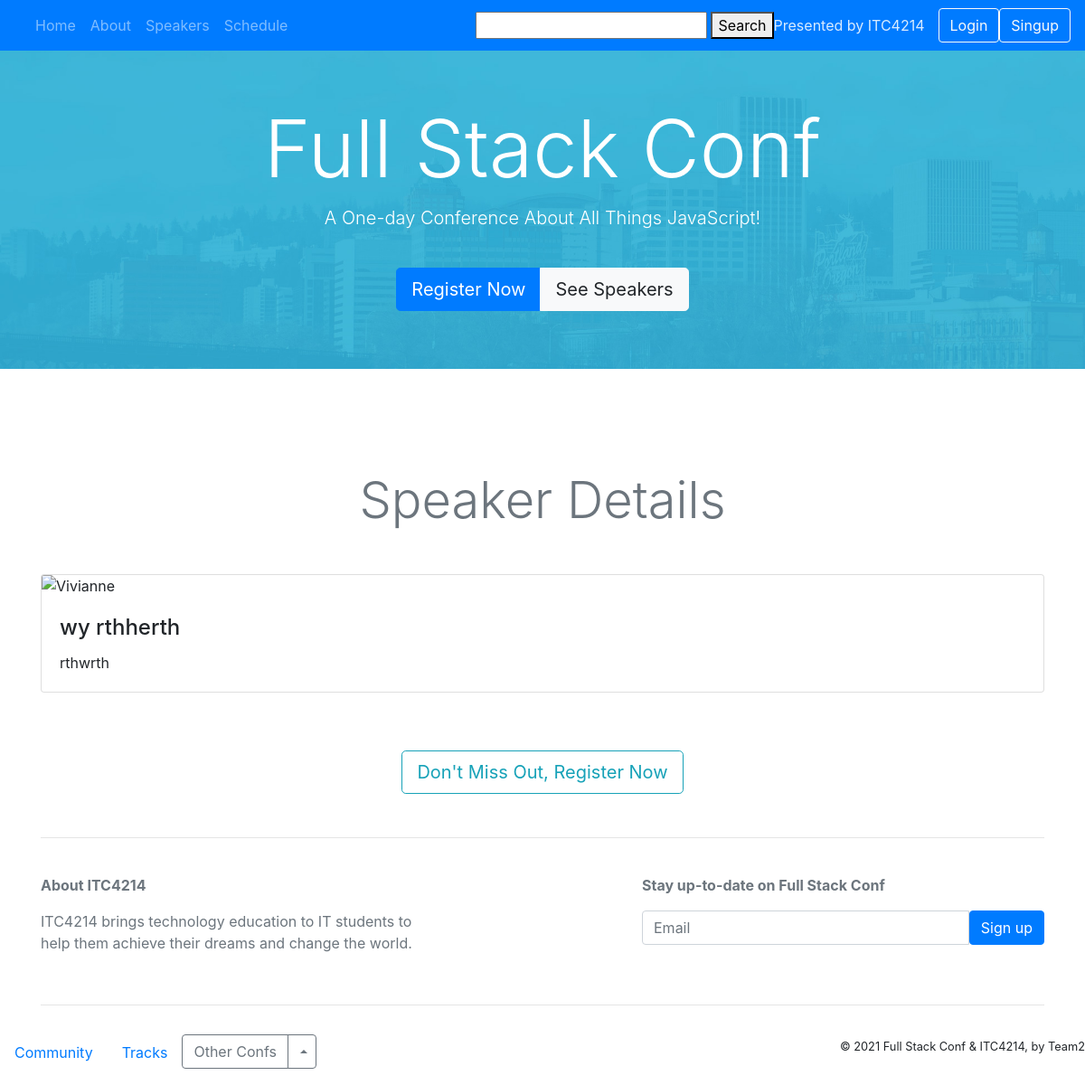
The app's page /fullstack/speaker/5/ with its own data.
### fullstack/models.py (models this page shows, shortened)
class Speaker(models.Model):
    name = models.CharField(max_length=20)
    lastname = models.CharField(max_length=40)
    description = models.CharField(max_length=200)
    avatar = models.CharField(max_length=30)

### fullstack/views.py (the view)
def speaker_detail(request, speaker_id):
    try:
        speaker = Speaker.objects.get(id=speaker_id)
    except Speaker.DoesNotExist:
        raise Http404('pet not found')
    return render(request, 'fullstack/speaker_detail.html', {
        "v_speaker": speaker
    })

### fullstack/templates/fullstack/speaker_detail.html
{% extends "fullstack/layout.html" %}
{% load static %}
{% block body %}
        <section id="speakers" class="pt-4">
            <h1 class="display-4 text-center my-5 text-muted">Speaker Details</h1>
            <div class="row">
                <div class="col-md-12 col-lg-12">
                    <div class="card mb-3">
                        <img class="card-img-top" src="/static/img/{{v_speaker.avatar}}" alt="Vivianne">
                        <div class="card-body">
                            <h4 class="card-title">{{v_speaker.name}} {{v_speaker.lastname }}</h4>
                        <p class="card-text"> {{v_speaker.description}} </p>
                        </div>
                    </div>
                </div>
            </div>
        </section>
{% endblock %}

### fullstack/templates/fullstack/layout.html (style rules this page uses)
body { position: relative; }

### records on screen
Speaker: name "wy", lastname "rthherth", description "rthwrth"
